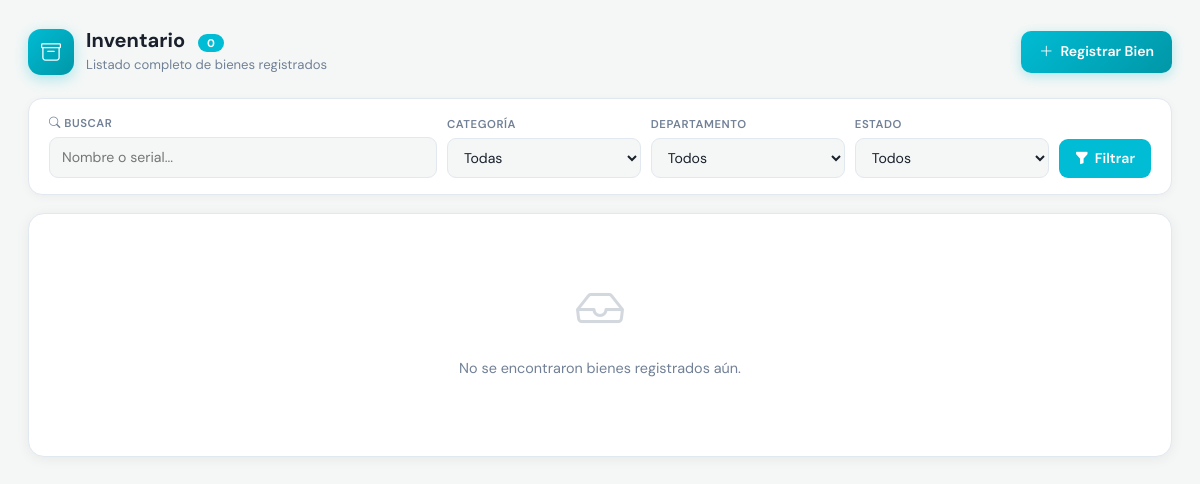
The page /formularios/inventario.php (signed in) on the database as committed earlier.
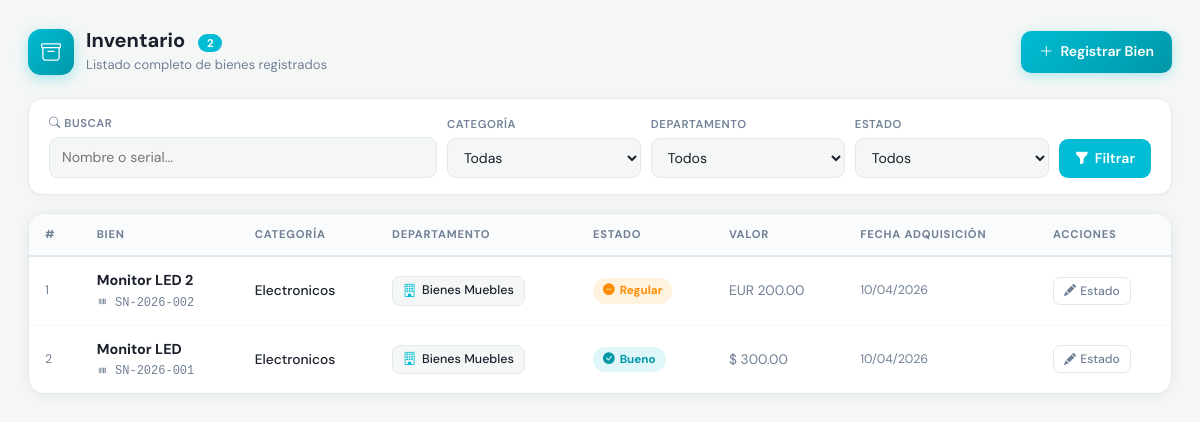
The same page on the database as committed later.
### tables this page shows
CREATE TABLE `articulos` (
  `id_articulo` int(11) NOT NULL,
  `id_categoria` int(11) NOT NULL,
  `id_departamento` int(11) NOT NULL,
  `serial` varchar(100) NOT NULL,
  `nombre` varchar(150) NOT NULL DEFAULT '',
  `especificaciones` longtext,
  `estado` enum('excelente','bueno','regular','malo','baja') NOT NULL DEFAULT 'bueno',
  `fecha_adquisicion` date DEFAULT NULL,
  `valor_adquisicion` decimal(10,2) DEFAULT NULL,
  `moneda` varchar(10) DEFAULT '$',
  `observaciones` text,
  `fecha_registro` timestamp NOT NULL DEFAULT CURRENT_TIMESTAMP,
  `id_usuario_registro` int(11) NOT NULL,
  `activo` tinyint(1) NOT NULL DEFAULT '1'
);

CREATE TABLE `categorias` (
  `id_categoria` int(11) NOT NULL,
  `nombre_categoria` varchar(50) NOT NULL,
  `descripcion` text,
  `activo` tinyint(1) NOT NULL DEFAULT '1'
);

CREATE TABLE `departamentos` (
  `id_departamento` int(11) NOT NULL,
  `nombre_departamento` varchar(100) NOT NULL,
  `descripcion` text,
  `responsable` varchar(100) DEFAULT NULL,
  `activo` tinyint(1) NOT NULL DEFAULT '1'
);

### formularios/inventario.php (the view, shortened to what the changed rows need)
<?php
include '../db.php';
$filtro_nombre     = isset($_GET['nombre'])     ? trim($_GET['nombre'])     : '';
$filtro_categoria  = isset($_GET['categoria'])  ? (int)$_GET['categoria']  : 0;
$filtro_depto      = isset($_GET['depto'])      ? (int)$_GET['depto']      : 0;
$filtro_estado     = isset($_GET['estado'])     ? trim($_GET['estado'])     : '';
$where   = ["a.activo = 1"];
$params  = [];
$whereSQL = implode(' AND ', $where);
$sql = "SELECT a.id_articulo, a.nombre, a.serial, a.estado,
               a.fecha_adquisicion, a.valor_adquisicion, a.moneda,
               a.observaciones, a.fecha_registro,
               d.nombre_departamento,
               c.nombre_categoria
        FROM articulos a
        JOIN departamentos d  ON a.id_departamento = d.id_departamento
        JOIN categorias c     ON a.id_categoria    = c.id_categoria
        WHERE $whereSQL
        ORDER BY a.fecha_registro DESC";
$stmt = $pdo->prepare($sql);
$stmt->execute($params);
$articulos = $stmt->fetchAll(PDO::FETCH_ASSOC);
$estados_colores = [
    'excelente' => ['bg' => '#e8f5e9', 'color' => '#43a047', 'icon' => 'bi-star-fill'],
    'bueno'     => ['bg' => '#e0f7fa', 'color' => '#0097a7', 'icon' => 'bi-check-circle-fill'],
    'regular'   => ['bg' => '#fff3e0', 'color' => '#fb8c00', 'icon' => 'bi-dash-circle-fill'],
    'malo'      => ['bg' => '#ffebee', 'color' => '#e53935', 'icon' => 'bi-x-circle-fill'],
    'baja'      => ['bg' => '#f5f5f5', 'color' => '#9e9e9e', 'icon' => 'bi-archive-fill'],
];
?>
<!DOCTYPE html>
<html lang="es">
<head>
    <link rel="stylesheet" href="../bootstrap.css">
    <link rel="stylesheet" href="https://cdn.jsdelivr.net/npm/bootstrap-icons@1.11.0/font/bootstrap-icons.css">
</head>
<body>
<div class="page-header">
    <div class="page-header-left">
        <div>
            <h4>Inventario <span class="count-badge"><?= count($articulos) ?></span></h4>
        </div>
    </div>
</div>
<div class="table-card">
    <div class="table-wrap">
        <?php if (empty($articulos)): ?>
        <div class="empty-state">
            <i class="bi bi-inbox"></i>
            <p>No se encontraron bienes<?= ($filtro_nombre || $filtro_categoria || $filtro_depto || $filtro_estado) ? ' con los filtros aplicados' : ' registrados aún' ?>.</p>
        </div>
        <?php else: ?>
        <table>
            <thead>
                <tr>
                    <th>#</th>
                    <th>Bien</th>
                    <th>Categoría</th>
                    <th>Departamento</th>
                    <th>Estado</th>
                    <th>Valor</th>
                    <th>Fecha Adquisición</th>
                    <?php if ($_SESSION['nivel_acceso'] === 'admin'): ?>
                    <th>Acciones</th>
                    <?php endif; ?>
                </tr>
            </thead>
            <tbody>
            <?php foreach ($articulos as $i => $a):
                $est = isset($estados_colores[$a['estado']]) ? $estados_colores[$a['estado']] : $estados_colores['baja'];
            ?>
            <tr>
                <td style="color:var(--muted);font-size:0.78rem;"><?= $i + 1 ?></td>
                <td>
                    <div class="bien-cell">
                        <span class="bien-nombre"><?= htmlspecialchars($a['nombre'] ?: '—') ?></span>
                        <span class="bien-serial"><i class="bi bi-upc" style="font-size:0.7rem"></i> <?= htmlspecialchars($a['serial']) ?></span>
                    </div>
                </td>
                <td>
                    <span class="cat-nombre"><?= htmlspecialchars($a['nombre_categoria']) ?></span>
                </td>
                <td>
                    <span class="depto-cell">
                        <i class="bi bi-building"></i>
                        <?= htmlspecialchars($a['nombre_departamento']) ?>
                    </span>
                </td>
                <td>
                    <span class="badge-estado" style="background:<?= $est['bg'] ?>;color:<?= $est['color'] ?>;">
                        <i class="bi <?= $est['icon'] ?>"></i>
                        <?= ucfirst($a['estado']) ?>
                    </span>
                </td>
                <td>
                    <?php if ($a['valor_adquisicion']): ?>
                    <span class="valor-cell"><?= isset($a['moneda']) ? htmlspecialchars($a['moneda']) : '$' ?> <?= number_format($a['valor_adquisicion'], 2) ?></span>
                    <?php else: ?>
                    <span class="valor-cell vacio">Sin valor</span>
                    <?php endif; ?>
                </td>
                <td class="fecha-cell">
                    <?= $a['fecha_adquisicion'] ? date('d/m/Y', strtotime($a['fecha_adquisicion'])) : '<span style="color:var(--muted);font-style:italic;">—</span>' ?>
                </td>
                <?php if ($_SESSION['nivel_acceso'] === 'admin'): ?>
                <td>
                    <button class="btn-accion"
                        onclick="abrirModalEstado(<?= $a['id_articulo'] ?>, '<?= htmlspecialchars($a['nombre'] ?: $a['serial'], ENT_QUOTES) ?>', '<?= $a['estado'] ?>')">
                        <i class="bi bi-pencil-fill"></i> Estado
                    </button>
                </td>
                <?php endif; ?>
            </tr>
            <?php endforeach; ?>
            </tbody>
        </table>
        <?php endif; ?>
    </div>
</div>
</body>
</html>

Rows that differ between the two databases and show on the page:
added articulos: nombre "Monitor LED 2", serial "SN-2026-002", id_categoria.nombre_categoria "Electronicos", id_departamento.nombre_departamento "Bienes Muebles", estado "Regular", moneda "EUR", valor_adquisicion "200.00", fecha_adquisicion "10/04/2026"
added articulos: nombre "Monitor LED", serial "SN-2026-001", id_categoria.nombre_categoria "Electronicos", id_departamento.nombre_departamento "Bienes Muebles", estado "Bueno", moneda "$", valor_adquisicion "300.00", fecha_adquisicion "10/04/2026"
Other text that changed with them:
count($articulos): "0" → "2"
text no longer shown: "No se encontraron bienes registrados aún ."
text now shown: "# BIEN CATEGORÍA DEPARTAMENTO ESTADO VALOR FECHA ADQUISICIÓN ACCIONES"
